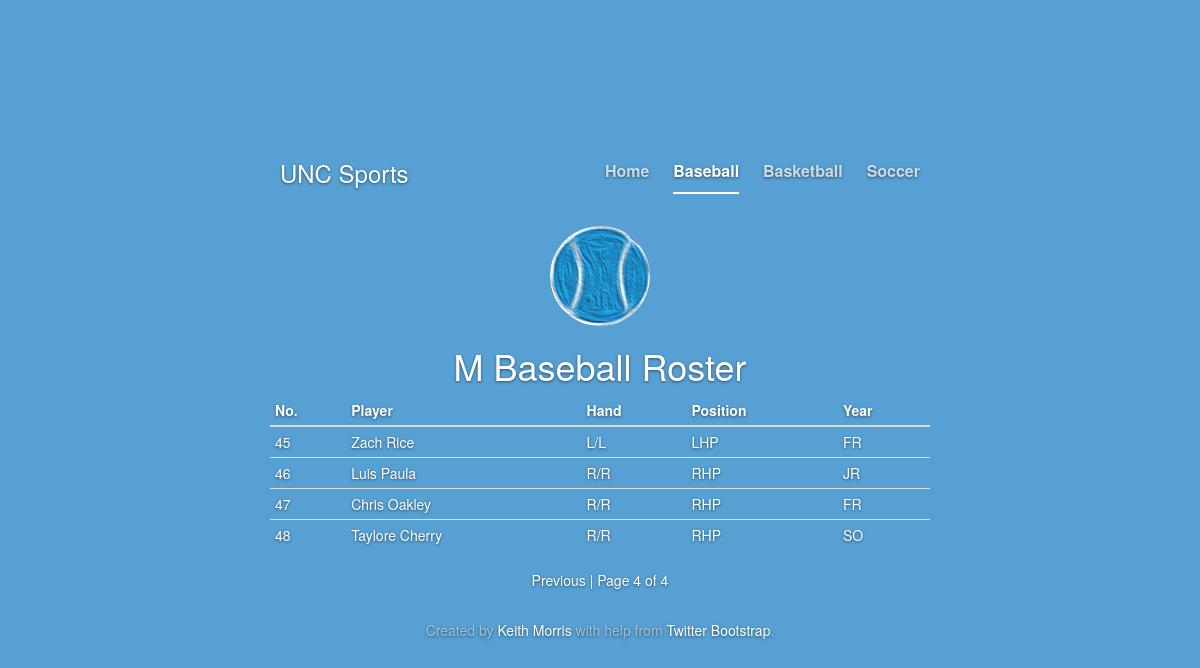
Screenshot of /team/1?page=4 with the database file from the repository.
### roster/models.py (models this page shows, shortened)
class Team(models.Model):
    GENDERS = (
        ('M', 'Men\'s'),
        ('W', 'Women\'s'),
        ('C', 'Coed'),
    )
    sport = models.ForeignKey('Sport')
    school = models.ForeignKey('School')
    gender = models.CharField(max_length=1, choices=GENDERS)

class Sport(models.Model):
    name = models.CharField(unique=True, max_length=50)
    image = models.ImageField(upload_to='images/sports/', blank=True, default='')
    class Meta(object):
        ordering = ('name',)

class Player(models.Model):
    HANDS = (
        ('L/L', 'Bat Left/Throw Left'),
        ('L/R', 'Bat Left/Throw Right'),
        ('R/R', 'Bat Right/Throw Right'),
        ('R/L', 'Bat Right/Throw Left'),
        ('S/L', 'Switch Hit/Throw Left'),
        ('S/R', 'Switch Hit/Throw Right'),
    )
    student = models.ForeignKey('Student')
    team = models.ForeignKey('Team')
    position = models.CharField(max_length=25)
    number = models.IntegerField()
    hand = models.CharField(max_length=3, choices=HANDS)
    bio = models.TextField()
    photo = models.ImageField(upload_to='images/avatars/', blank=True, default='')

class Student(models.Model):
    YEARS = (
        ('FR', 'Freshman'),
        ('SO', 'Sophomore'),
        ('JR', 'Junior'),
        ('SR', 'Senior'),
    )
    first_name = models.CharField(max_length=50)
    last_name = models.CharField(max_length=50)
    height = models.IntegerField() # Height in inches
    weight = models.IntegerField() # Weight in pounds
    hometown = models.CharField(max_length=50)
    highschool = models.CharField(max_length=50)
    year = models.CharField(max_length=2, choices=YEARS)
    class Meta(object):
        ordering = ('last_name','first_name',)

### roster/views.py (the view)
# urls.py: url(r'^team/(?P<pk>\d+)$', views.team, name='roster_team'),
def team(request, pk):
    team = get_object_or_404(Team, id=pk)
    paginator = Paginator(team.player_set.all(), 10)
    page = request.GET.get('page')
    try:
        players = paginator.page(page)
    except PageNotAnInteger:
        players = paginator.page(1)
    except EmptyPage:
        players = paginator.page(paginator.num_pages)
    return render(request, "team.html", {'team': team, 'players': players})

### roster/templates/team.html (shortened to what this page needs)
{% extends "base.html" %}
{% block nav %}{% include "nav.html" with active="baseball" %}{% endblock %}
{% block content %}
    <div class="inner cover">
        <div class="row">
            <div class="col-xs-12">
                <img class="img-circle" src="{{ STATIC_URL }}images/sports/{{ team.sport.name|lower }}.png" alt="{{ team.sport.name }}">
                <h1>{{ team.gender }} {{ team.sport.name }} Roster</h1>
            </div>
        </div>
        <table class="table table-condensed">
            <thead>
                <tr>
                    <th>No.</th>
                    <th>Player</th>
                    <th class="th-hand">Hand</th>
                    <th class="th-position">Position</th>
                    <th class="th-year">Year</th>
                </tr>
            </thead>
            <tbody>
                {% for player in players %}
                    <tr>
                        <td class="td-number">{{ player.number }}</td>
                        <td class="td-player">
                            <a href="{% url "roster.views.player" pk=player.id %}">
                                {{ player.student.first_name }} {{ player.student.last_name }}
                            </a>
                        </td>
                        <td class="td-hand">{{ player.hand }}</td>
                        <td class="td-position">{{ player.position }}</td>
                        <td class="td-year">{{ player.student.year }}</td>
                    </tr>
                {% endfor %}
            </tbody>
        </table>
        <div class="pagination">
            <span class="step-links">
                {% if players.has_previous %}
                    <a href="?page={{ players.previous_page_number }}">Previous</a> |
                {% endif %}
                <span class="current">
                    Page {{ players.number }} of {{ players.paginator.num_pages }}
                </span>
            </span>
        </div>
    </div>
{% endblock %}

### unc_rosters/static_media/css/cover.css (style rules this page uses)
a, a:focus, a:hover { color: #fff; }
html, body { height: 100%; background-color: #56A0D3; }
body { color: #fff; text-align: center; text-shadow: 0 1px 3px rgba(0,0,0,.5); }
.inner { padding: 30px; }
.cover { padding: 0 20px; }
td { text-align: left; }
div.pagination { margin: 0px; }

### rows the page displays
Team: gender "M", sport.name "Baseball"
Player: number "45", student.first_name "Zach", student.last_name "Rice", hand "L/L", position "LHP", student.year "FR"
Player: number "46", student.first_name "Luis", student.last_name "Paula", hand "R/R", position "RHP", student.year "JR"
Player: number "47", student.first_name "Chris", student.last_name "Oakley", hand "R/R", position "RHP", student.year "FR"
Player: number "48", student.first_name "Taylore", student.last_name "Cherry", hand "R/R", position "RHP", student.year "SO"

### other values shown
{{ players.number }} "4"
{{ players.paginator.num_pages }} "4"
